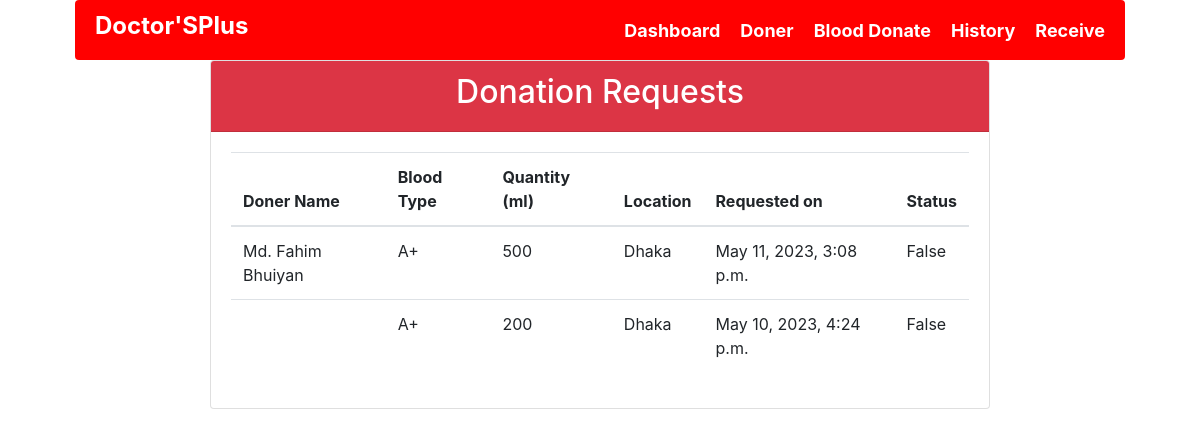
/patient/donation/requests/ (signed in), run on an earlier commit of the app's database.
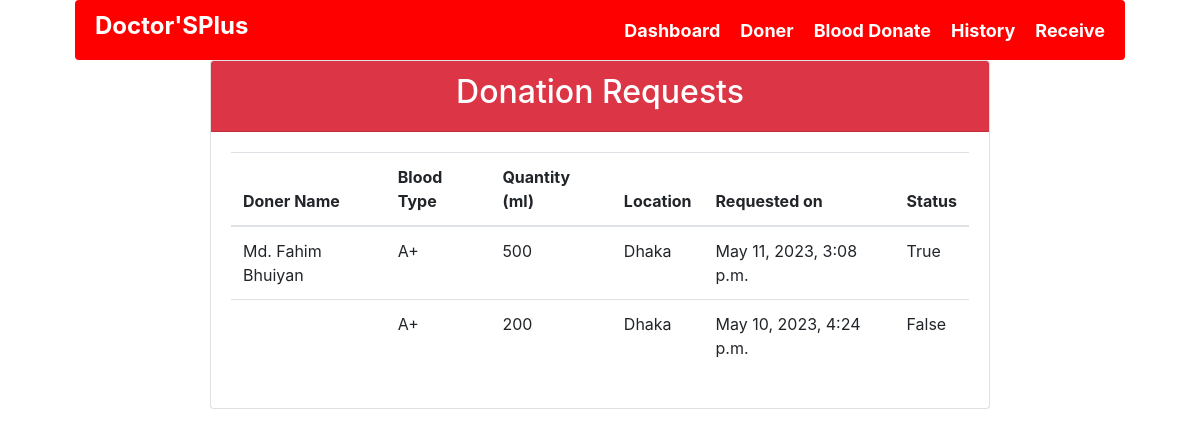
And on a later commit of the database.
### patient/models.py (models this page shows)
class DonationRequest(models.Model):
    doner_name = models.CharField(max_length=50, blank=True)
    user = models.ForeignKey(User, on_delete=models.CASCADE)
    blood_group = models.CharField(max_length=3, choices=BLOOD_GROUPS)
    units_required = models.PositiveIntegerField()
    location = models.CharField(max_length=200)
    contact_number = models.CharField(max_length=20)
    is_approved = models.BooleanField(default=False)
    created_at = models.DateTimeField(auto_now_add=True)

### patient/views.py (the view)
# urls.py: path('donation/requests/', views.view_donation_requests, name='view_donation_requests'),
@login_required
def view_donation_requests(request):
    donation_requests = DonationRequest.objects.filter(user=request.user).order_by('-created_at')
    return render(request, 'bloodbank/view_donation_requests.html', {'requests': donation_requests})

### Templates/bloodbank/view_donation_requests.html (shortened to what this page needs)
<!DOCTYPE html>
<html lang="en">
<head>
    <link rel="stylesheet" href="https://maxcdn.bootstrapcdn.com/bootstrap/4.0.0/css/bootstrap.min.css">
</head>
{% include "bloodbank/navbar.html" %}
<body>
<div class="container mb-4">
  <div class="row justify-content-center">
    <div class="col-md-9">
      <div class="card">
        <div class="card-header bg-danger text-white">
          <h2 class="text-center">Donation Requests</h2>
        </div>
        <div class="card-body">
          <table class="table">
            <thead>
              <tr>
                <th scope="col">Doner Name</th>
                <th scope="col">Blood Type</th>
                <th scope="col">Quantity (ml)</th>
                <th scope="col">Location </th>
                <th scope="col">Requested on</th>
                <th scope="col">Status</th>
              </tr>
            </thead>
            <tbody>
              {% for request in requests %}
              <tr>
                <td>{{ request.doner_name }}</td>
                <td>{{ request.blood_group }}</td>
                <td>{{ request.units_required }}</td>
                <td>{{request.location}}</td>
                <td>{{ request.created_at }}</td>
                <td>{{ request.is_approved }}</td>
              </tr>
              {% empty %}
              <tr>
                <td colspan="6">No donation requests found.</td>
              </tr>
              {% endfor %}
            </tbody>
          </table>
        </div>
      </div>
    </div>
  </div>
</div>
</body>
</html>

What changed in the data, as far as the page shows it:
changed DonationRequest "Md. Fahim Bhuiyan": is_approved "False" → "True"
